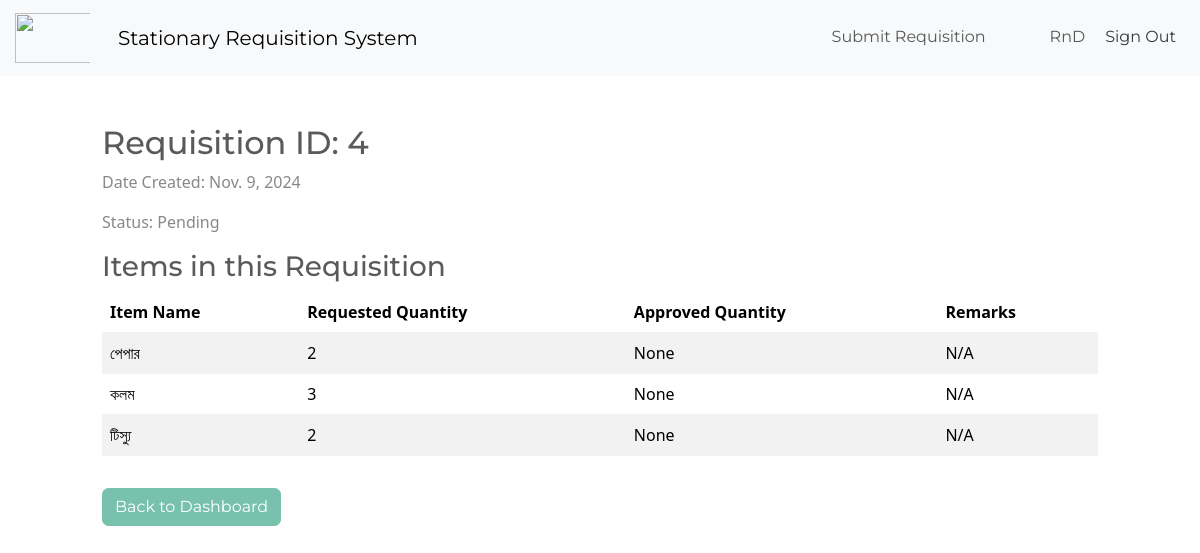
The app's page /requisition/4/ (signed in) with its own data.
### inventory/models.py (models this page shows, shortened)
class Requisition(models.Model):
    STATUS_CHOICES = (
        ('Pending', 'Pending'),
        ('Approved', 'Approved'),
        ('Rejected', 'Rejected'),
    )
    user = models.ForeignKey(User, on_delete=models.CASCADE)
    date_created = models.DateField(auto_now_add=True)
    status = models.CharField(max_length=10, choices=STATUS_CHOICES, default='Pending')
    requisition_id = models.CharField(max_length=20, unique=True, editable=False, blank=True)  # New field

class RequisitionItem(models.Model):
    requisition = models.ForeignKey(Requisition, related_name='items', on_delete=models.CASCADE)
    inventory_item = models.ForeignKey(InventoryItem, on_delete=models.CASCADE)
    quantity_requested = models.PositiveIntegerField()
    quantity_approved = models.PositiveIntegerField(null=True, blank=True)  # New field for approved quantity

class InventoryItem(models.Model):
    name = models.CharField(max_length=200)
    reference_no = models.CharField(max_length=200)
    unit = models.CharField(max_length=100)
    quantity = models.IntegerField()
    category = models.ForeignKey('Category', on_delete=models.SET_NULL, blank=True, null=True)
    date_created = models.DateField()
    remarks = models.TextField(blank=True, null=True)
    reference_pdf = models.FileField(upload_to='inventory_pdfs/', blank=True, null=True)

### inventory/views.py (the view)
# urls.py: path('requisition/<int:requisition_id>/', RequisitionDetailView.as_view(), name='requisition_detail'),
class RequisitionDetailView(LoginRequiredMixin, View):
    def get(self, request, requisition_id):
        requisition = get_object_or_404(Requisition, id=requisition_id, user=request.user)
        return render(request, 'inventory/requisition_detail.html', {'requisition': requisition})

### inventory/templates/inventory/requisition_detail.html (shortened to what this page needs)
{% extends 'auth/base.html' %}
{% block content %}
<div class="row">
    <div class="col-md-10 col-12 mx-auto mt-5">
        <h2>Requisition ID: {{ requisition.id }}</h2>
        <p>Date Created: {{ requisition.date_created }}</p>
        <p>Status: {{ requisition.status }}</p>
        <h3>Items in this Requisition</h3>
        <table class="table table-hover table-striped">
            <thead>
                <tr>
                    <th scope="col">Item Name</th>
                    <th scope="col">Requested Quantity</th>
                    <th scope="col">Approved Quantity</th>
                    <th scope="col">Remarks</th>
                </tr>
            </thead>
            <tbody>
                {% for item in requisition.items.all %}
                <tr>
                    <td>{{ item.inventory_item.name }}</td>
                    <td>{{ item.quantity_requested }}</td>
                    <td>{{ item.quantity_approved }}</td>
                    <td>{{ item.remarks|default:"N/A" }}</td>
                </tr>
                {% endfor %}
            </tbody>
        </table>
        <a href="{% url 'dashboard' %}" class="btn btn-primary mt-3">Back to Dashboard</a>
    </div>
</div>
{% endblock %}

### inventory/templates/auth/navigation.html (shortened to what this page needs)
<nav class="navbar navbar-expand-lg bg-light">
  <a class="navbar-brand" href="#"><img src="https://upload.wikimedia.org/wikipedia/en/thumb/c/c0/BAPEX.png/220px-BAPEX.png" width="90" height="50" style="padding-left: 15px;" class="d-inline-block align-top" alt="" /></a>
  <div class="container-fluid">
    <a class="navbar-brand" href="{% url 'index' %}">Stationary Requisition System</a>
    <div class="collapse navbar-collapse justify-content-end" id="navbarNav">
      <ul class="navbar-nav">
        {% if user.is_authenticated %}
          {% if user.is_staff %}
            <li class="nav-item">
              <a class="nav-link" href="{% url 'requisition_list' %}" style="padding-top: 6px; padding-right: 56px;">Requisitions</a>
            </li>
          {% else %}
            <li class="nav-item">
              <a class="nav-link" href="{% url 'requisition' %}" style="padding-top: 6px;padding-right: 56px;">Submit Requisition</a>
            </li>
          {% endif %}
          <li class="nav-item">
            <a class="nav-link" href="#" style="padding-top: 6px;">{{ user.username }}</a>
          </li>
          <form method="post" action="{% url 'logout' %}">
            <button type="submit" class="btn border-0 bg-transparent text-dark">Sign Out</button>
          </form>
        {% endif %}
      </ul>
    </div>
  </div>
</nav>

### records on screen
Requisition: id "4", date_created "Nov. 9, 2024", status "Pending"
RequisitionItem: inventory_item.name "পেপার", quantity_requested "2", quantity_approved "None", remarks "N/A"
RequisitionItem: inventory_item.name "কলম", quantity_requested "3", quantity_approved "None", remarks "N/A"
RequisitionItem: inventory_item.name "টিস্যু", quantity_requested "2", quantity_approved "None", remarks "N/A"

### other values on screen
{{ user.username }} "RnD"
